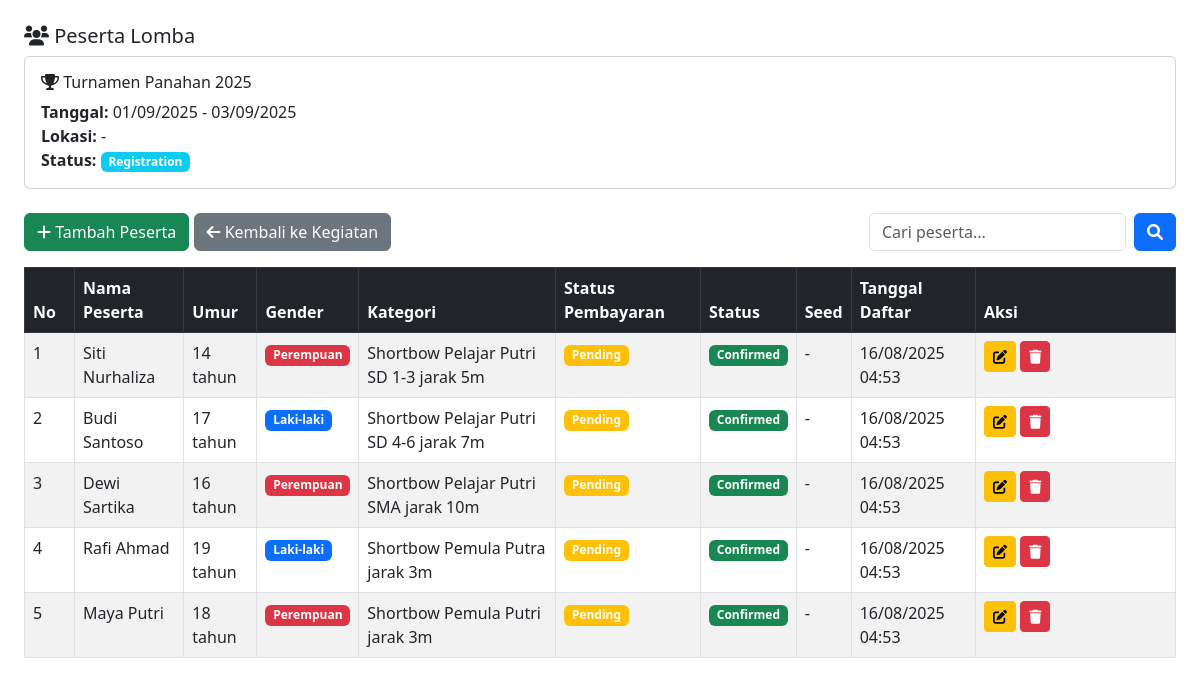
/peserta_lomba.php?tournament_id=1, run on the app's committed database.
### tables this page shows
CREATE TABLE `tournaments` (
  `id` int NOT NULL,
  `name` varchar(200) NOT NULL,
  `description` text,
  `start_date` datetime NOT NULL,
  `end_date` datetime NOT NULL,
  `registration_start` datetime NOT NULL,
  `registration_end` datetime NOT NULL,
  `location` varchar(255) DEFAULT NULL,
  `entry_fee` decimal(10,2) DEFAULT '0.00',
  `prize_pool` decimal(10,2) DEFAULT '0.00',
  `max_participants` int DEFAULT '32',
  `tournament_type` enum('single_elimination','double_elimination','round_robin','swiss') DEFAULT 'single_elimination',
  `status` enum('draft','registration','ongoing','completed','cancelled') DEFAULT 'draft',
  `rules` text,
  `contact_person` varchar(100) DEFAULT NULL,
  `contact_phone` varchar(20) DEFAULT NULL,
  `poster` varchar(255) DEFAULT NULL,
  `created_by` int DEFAULT NULL,
  `created_at` timestamp NULL DEFAULT CURRENT_TIMESTAMP,
  `updated_at` timestamp NULL DEFAULT CURRENT_TIMESTAMP ON UPDATE CURRENT_TIMESTAMP
);

CREATE TABLE `tournament_participants` (
  `id` int NOT NULL,
  `tournament_id` int NOT NULL,
  `participant_id` int NOT NULL,
  `category_id` int NOT NULL,
  `registration_date` timestamp NULL DEFAULT CURRENT_TIMESTAMP,
  `payment_status` enum('pending','paid','refunded') DEFAULT 'pending',
  `payment_date` timestamp NULL DEFAULT NULL,
  `seed_number` int DEFAULT NULL,
  `status` enum('registered','confirmed','withdrew','disqualified') DEFAULT 'registered',
  `notes` text
);

CREATE TABLE `participants` (
  `id` int NOT NULL,
  `name` varchar(100) NOT NULL,
  `birthdate` date NOT NULL,
  `gender` enum('Laki-laki','Perempuan') NOT NULL,
  `email` varchar(100) DEFAULT NULL,
  `phone` varchar(20) NOT NULL,
  `address` text,
  `emergency_contact` varchar(100) DEFAULT NULL,
  `emergency_phone` varchar(20) DEFAULT NULL,
  `photo` varchar(255) DEFAULT NULL,
  `status` enum('active','inactive','banned') DEFAULT 'active',
  `created_at` timestamp NULL DEFAULT CURRENT_TIMESTAMP,
  `updated_at` timestamp NULL DEFAULT CURRENT_TIMESTAMP ON UPDATE CURRENT_TIMESTAMP
);

CREATE TABLE `categories` (
  `id` int NOT NULL,
  `name` varchar(50) NOT NULL,
  `min_age` int NOT NULL,
  `max_age` int NOT NULL,
  `gender` enum('Laki-laki','Perempuan','Campuran') DEFAULT 'Campuran',
  `max_participants` int DEFAULT '32',
  `status` enum('active','inactive') DEFAULT 'active',
  `created_at` timestamp NULL DEFAULT CURRENT_TIMESTAMP,
  `updated_at` timestamp NULL DEFAULT CURRENT_TIMESTAMP ON UPDATE CURRENT_TIMESTAMP
);

### peserta_lomba.php (the view, shortened to what this page needs)
<?php
include 'panggil.php';
$tournament_id = isset($_GET['tournament_id']) ? intval($_GET['tournament_id']) : 0;
$tournament_result = $conn->query("SELECT * FROM tournaments WHERE id = $tournament_id");
$tournament = $tournament_result->fetch_assoc();
$search = isset($_GET['q']) ? $_GET['q'] : '';
if ($search) {
    $participants_sql = "SELECT tp.*, p.name as participant_name, p.birthdate, p.gender, p.phone,
                        c.name as category_name, YEAR(CURDATE()) - YEAR(p.birthdate) as age
                        FROM tournament_participants tp
                        LEFT JOIN participants p ON tp.participant_id = p.id
                        LEFT JOIN categories c ON tp.category_id = c.id
                        WHERE tp.tournament_id = $tournament_id
                        AND (p.name LIKE '%$search%' OR c.name LIKE '%$search%')
                        ORDER BY tp.registration_date DESC";
} else {
    $participants_sql = "SELECT tp.*, p.name as participant_name, p.birthdate, p.gender, p.phone,
                        c.name as category_name, YEAR(CURDATE()) - YEAR(p.birthdate) as age
                        FROM tournament_participants tp
                        LEFT JOIN participants p ON tp.participant_id = p.id
                        LEFT JOIN categories c ON tp.category_id = c.id
                        WHERE tp.tournament_id = $tournament_id
                        ORDER BY tp.registration_date DESC";
}
$participants_result = $conn->query($participants_sql);
?>
<!DOCTYPE html>
<html lang="en">
<head>
    <link href="https://cdn.jsdelivr.net/npm/bootstrap@5.3.0/dist/css/bootstrap.min.css" rel="stylesheet">
    <link href="https://cdnjs.cloudflare.com/ajax/libs/font-awesome/6.0.0/css/all.min.css" rel="stylesheet">
</head>
<body class="p-4">
    <div class="mb-4">
        <h5><i class="fas fa-users"></i> Peserta Lomba</h5>
        <div class="card">
            <div class="card-body">
                <h6 class="card-title"><i class="fas fa-trophy"></i> <?= htmlspecialchars($tournament['name']); ?></h6>
                <p class="card-text">
                    <strong>Tanggal:</strong> <?= date('d/m/Y', strtotime($tournament['start_date'])); ?> - <?= date('d/m/Y', strtotime($tournament['end_date'])); ?><br>
                    <strong>Lokasi:</strong> <?= htmlspecialchars($tournament['location'] ?? '-'); ?><br>
                    <strong>Status:</strong>
                    <?php
                    $statusClass = '';
                    switch($tournament['status']) {
                        case 'registration': $statusClass = 'info'; break;
                    }
                    ?>
                    <span class="badge bg-<?= $statusClass; ?>"><?= ucfirst($tournament['status']); ?></span>
                </p>
            </div>
        </div>
    </div>
    <div class="d-flex justify-content-between mb-3">
        <div>
            <button class="btn btn-success" data-bs-toggle="modal" data-bs-target="#addParticipantModal">
                <i class="fas fa-plus"></i> Tambah Peserta
            </button>
            <a href="kegiatan.php" class="btn btn-secondary">
                <i class="fas fa-arrow-left"></i> Kembali ke Kegiatan
            </a>
        </div>
        <form class="d-flex" method="get">
            <input class="form-control me-2" type="search" name="q" placeholder="Cari peserta..." value="<?= htmlspecialchars($search); ?>">
            <button class="btn btn-primary" type="submit"><i class="fas fa-search"></i></button>
        </form>
    </div>
    <div class="table-responsive">
        <table class="table table-bordered table-striped">
            <thead class="table-dark">
                <tr>
                    <th style="width: 50px;">No</th>
                    <th>Nama Peserta</th>
                    <th>Umur</th>
                    <th>Gender</th>
                    <th>Kategori</th>
                    <th>Status Pembayaran</th>
                    <th>Status</th>
                    <th>Seed</th>
                    <th>Tanggal Daftar</th>
                    <th style="width: 200px;">Aksi</th>
                </tr>
            </thead>
            <tbody>
                <?php
                $no = 1;
                while ($row = $participants_result->fetch_assoc()):
                ?>
                <tr>
                    <td><?= $no++; ?></td>
                    <td><?= htmlspecialchars($row['participant_name']); ?></td>
                    <td><?= $row['age']; ?> tahun</td>
                    <td>
                        <span class="badge bg-<?= $row['gender'] == 'Laki-laki' ? 'primary' : 'danger'; ?>">
                            <?= $row['gender']; ?>
                        </span>
                    </td>
                    <td><?= htmlspecialchars($row['category_name']); ?></td>
                    <td>
                        <?php
                        $paymentClass = '';
                        switch($row['payment_status']) {
                            case 'pending': $paymentClass = 'warning'; break;
                        }
                        ?>
                        <span class="badge bg-<?= $paymentClass; ?>"><?= ucfirst($row['payment_status']); ?></span>
                    </td>
                    <td>
                        <?php
                        $statusClass = '';
                        switch($row['status']) {
                            case 'confirmed': $statusClass = 'success'; break;
                        }
                        ?>
                        <span class="badge bg-<?= $statusClass; ?>"><?= ucfirst($row['status']); ?></span>
                    </td>
                    <td><?= $row['seed_number'] ?? '-'; ?></td>
                    <td><?= date('d/m/Y H:i', strtotime($row['registration_date'])); ?></td>
                    <td>
                        <button class="btn btn-sm btn-warning" onclick="editParticipant(<?= $row['id']; ?>)" title="Edit">
                            <i class="fas fa-edit"></i>
                        </button>
                        <button class="btn btn-sm btn-danger" onclick="removeParticipant(<?= $row['id']; ?>)" title="Remove">
                            <i class="fas fa-trash"></i>
                        </button>
                    </td>
                </tr>
                <?php endwhile; ?>
            </tbody>
        </table>
    </div>
</body>
</html>

### data on the page
tournaments: name "Turnamen Panahan 2025", start_date "01/09/2025", end_date "03/09/2025", location "-", status "Registration"
tournament_participants: participant.name "Siti Nurhaliza", age "14", participant.gender "Perempuan", category.name "Shortbow Pelajar Putri SD 1-3 jarak 5m", payment_status "Pending", status "Confirmed", seed_number "-", registration_date "16/08/2025 04:53"
tournament_participants: participant.name "Budi Santoso", age "17", participant.gender "Laki-laki", category.name "Shortbow Pelajar Putri SD 4-6 jarak 7m", payment_status "Pending", status "Confirmed", seed_number "-", registration_date "16/08/2025 04:53"
tournament_participants: participant.name "Dewi Sartika", age "16", participant.gender "Perempuan", category.name "Shortbow Pelajar Putri SMA jarak 10m", payment_status "Pending", status "Confirmed", seed_number "-", registration_date "16/08/2025 04:53"
tournament_participants: participant.name "Rafi Ahmad", age "19", participant.gender "Laki-laki", category.name "Shortbow Pemula Putra jarak 3m", payment_status "Pending", status "Confirmed", seed_number "-", registration_date "16/08/2025 04:53"
tournament_participants: participant.name "Maya Putri", age "18", participant.gender "Perempuan", category.name "Shortbow Pemula Putri jarak 3m", payment_status "Pending", status "Confirmed", seed_number "-", registration_date "16/08/2025 04:53"
